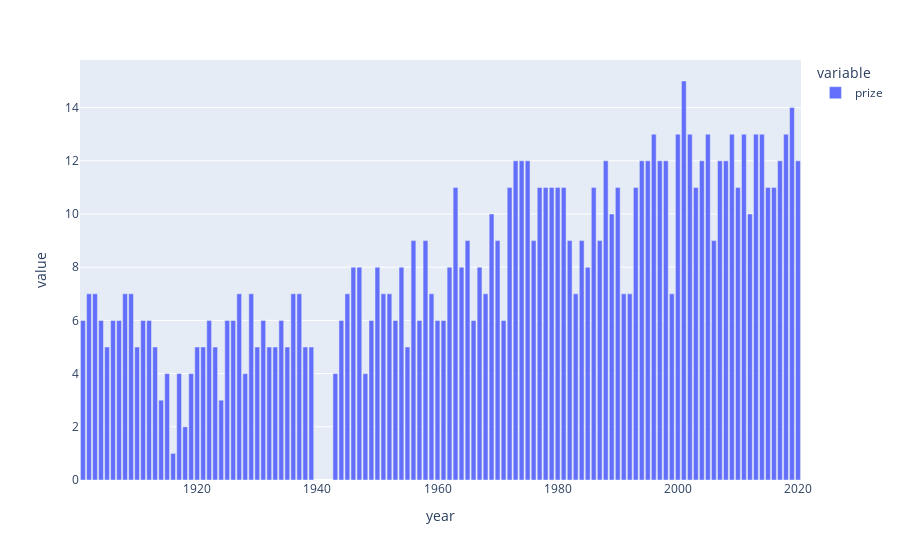

The notebook cell saved with this chart:
### Markdown cell above
# Number of Prizes Awarded Over Time

**Challenge**: Are more prizes awarded recently than when the prize was first created? Show the trend in awards visually. 
* Count the number of prizes awarded every year. 
* Create a 5 year rolling average of the number of prizes (Hint: see previous lessons analysing Google Trends).
* Using Matplotlib superimpose the rolling average on a scatter plot.
* Show a tick mark on the x-axis for every 5 years from 1900 to 2020. (Hint: you'll need to use NumPy). 

<img src=https://i.imgur.com/4jqYuWC.png width=650>

* Use the [named colours](https://matplotlib.org/3.1.0/gallery/color/named_colors.html) to draw the data points in `dogerblue` while the rolling average is coloured in `crimson`. 

<img src=https://i.imgur.com/u3RlcJn.png width=350>

* Looking at the chart, did the first and second world wars have an impact on the number of prizes being given out? 
* What could be the reason for the trend in the chart?

### Code cell
per_year = df.groupby('year').count()["prize"]
px.bar(per_year)

### Figure 1 — Plotly figure (JSON) as saved in the notebook; plotly's stock layout.template omitted (floating-point values rounded to 4 significant figures)
{"data": [{"alignmentgroup": "True", "hovertemplate": "variable=prize<br>year=%{x}<br>value=%{y}<extra></extra>", "legendgroup": "prize", "marker": {"color": "#636efa", "pattern": {"shape": ""}}, "name": "prize", "offsetgroup": "prize", "orientation": "v", "showlegend": true, "textposition": "auto", "type": "bar", "x": [1901, 1902, 1903, 1904, 1905, 1906, 1907, 1908, 1909, 1910, 1911, 1912, 1913, 1914, 1915, 1916, 1917, 1918, 1919, 1920, 1921, 1922, 1923, 1924, 1925, 1926, 1927, 1928, 1929, 1930, 1931, 1932, 1933, 1934, 1935, 1936, 1937, 1938, 1939, 1943, 1944, 1945, 1946, 1947, 1948, 1949, 1950, 1951, 1952, 1953, 1954, 1955, 1956, 1957, 1958, 1959, 1960, 1961, 1962, 1963, 1964, 1965, 1966, 1967, 1968, 1969, 1970, 1971, 1972, 1973, 1974, 1975, 1976, 1977, 1978, 1979, 1980, 1981, 1982, 1983, 1984, 1985, 1986, 1987, 1988, 1989, 1990, 1991, 1992, 1993, 1994, 1995, 1996, 1997, 1998, 1999, 2000, 2001, 2002, 2003, 2004, 2005, 2006, 2007, 2008, 2009, 2010, 2011, 2012, 2013, 2014, 2015, 2016, 2017, 2018, 2019, 2020], "xaxis": "x", "y": [6, 7, 7, 6, 5, 6, 6, 7, 7, 5, 6, 6, 5, 3, 4, 1, 4, 2, 4, 5, 5, 6, 5, 3, 6, 6, 7, 4, 7, 5, 6, 5, 5, 6, 5, 7, 7, 5, 5, 4, 6, 7, 8, 8, 4, 6, 8, 7, 7, 6, 8, 5, 9, 6, 9, 7, 6, 6, 8, 11, 8, 9, 6, 8, 7, 10, 9, 6, 11, 12, 12, 12, 9, 11, 11, 11, 11, 11, 9, 7, 9, 8, 11, 9, 12, 10, 11, 7, 7, 11, 12, 12, 13, 12, 12, 7, 13, 15, 13, 11, 12, 13, 9, 12, 12, 13, 11, 13, 10, 13, 13, 11, 11, 12, 13, 14, 12], "yaxis": "y"}], "layout": {"barmode": "relative", "legend": {"title": {"text": "variable"}, "tracegroupgap": 0}, "margin": {"t": 60}, "xaxis": {"anchor": "y", "domain": [0, 1], "title": {"text": "year"}}, "yaxis": {"anchor": "x", "domain": [0, 1], "title": {"text": "value"}}}}
